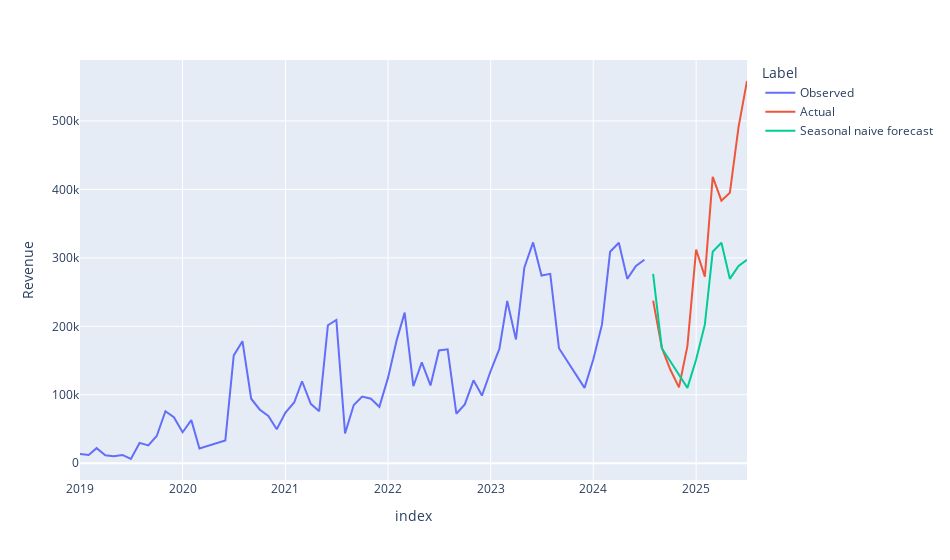

The notebook cell this image was saved under:
### Code cell
# Visualize the result
px.line(pd.concat((train,test, seasonal)), y="Revenue", color="Label", width=950)
